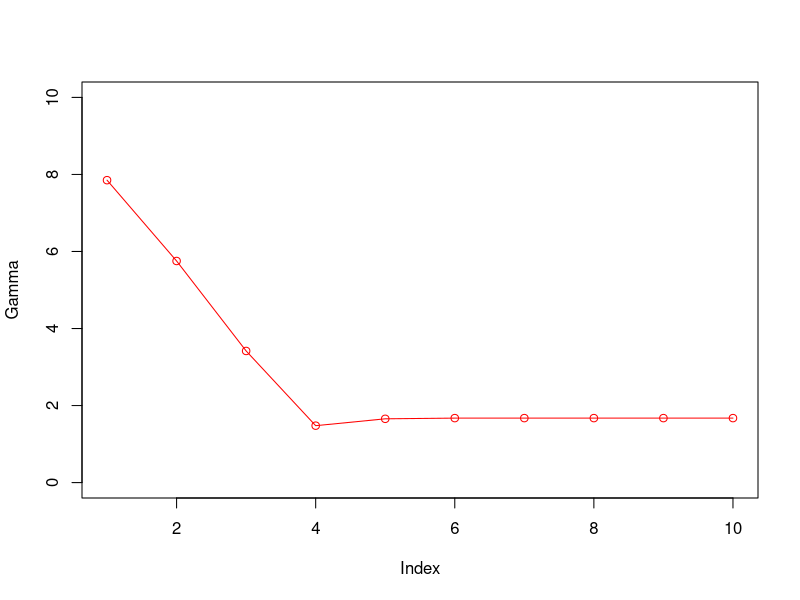

Recreate this plot in R.
g=NULL
t=rweibull(20,2)
n=length(t)
g1=9.8
for (i in 1:10)
{
  l1=(n/g1)+sum(log(t))-sum((t^g1)*log(t))
  l2=(-n/(g1^2))-sum((t^g1)*log(t)^2)
  g1=g1-(l1/l2)
  g[i]=g1
}
plot(g,type='o',ylim=c(0,10),ylab = 'Gamma',col='red')
g

